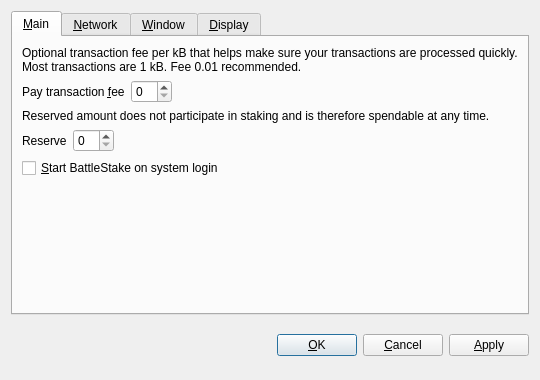
<?xml version="1.0" encoding="UTF-8"?>
<ui version="4.0">
 <class>OptionsDialog</class>
 <widget class="QDialog" name="OptionsDialog">
  <property name="geometry">
   <rect>
    <x>0</x>
    <y>0</y>
    <width>540</width>
    <height>380</height>
   </rect>
  </property>
  <property name="windowTitle">
   <string>Options</string>
  </property>
  <property name="modal">
   <bool>true</bool>
  </property>
  <layout class="QVBoxLayout" name="verticalLayout">
   <item>
    <widget class="QTabWidget" name="tabWidget">
     <property name="tabPosition">
      <enum>QTabWidget::North</enum>
     </property>
     <property name="currentIndex">
      <number>0</number>
     </property>
     <widget class="QWidget" name="tabMain">
      <attribute name="title">
       <string>&amp;Main</string>
      </attribute>
      <layout class="QVBoxLayout" name="verticalLayout_Main">
       <item>
        <widget class="QLabel" name="transactionFeeInfoLabel">
         <property name="text">
          <string>Optional transaction fee per kB that helps make sure your transactions are processed quickly. Most transactions are 1 kB. Fee 0.01 recommended.</string>
         </property>
         <property name="textFormat">
          <enum>Qt::PlainText</enum>
         </property>
         <property name="wordWrap">
          <bool>true</bool>
         </property>
        </widget>
       </item>
       <item>
        <layout class="QHBoxLayout" name="horizontalLayoutFee">
         <item>
          <widget class="QLabel" name="transactionFeeLabel">
           <property name="text">
            <string>Pay transaction &amp;fee</string>
           </property>
           <property name="textFormat">
            <enum>Qt::PlainText</enum>
           </property>
           <property name="buddy">
            <cstring>transactionFee</cstring>
           </property>
          </widget>
         </item>
         <item>
          <widget class="BitcoinAmountField" name="transactionFee"/>
         </item>
         <item>
          <spacer name="horizontalSpacerFee">
           <property name="orientation">
            <enum>Qt::Horizontal</enum>
           </property>
           <property name="sizeHint" stdset="0">
            <size>
             <width>40</width>
             <height>20</height>
            </size>
           </property>
          </spacer>
         </item>
        </layout>
       </item>
       <item>
        <widget class="QLabel" name="reserveBalanceInfoLabel">
         <property name="text">
          <string>Reserved amount does not participate in staking and is therefore spendable at any time.</string>
         </property>
         <property name="textFormat">
          <enum>Qt::PlainText</enum>
         </property>
         <property name="wordWrap">
          <bool>true</bool>
         </property>
        </widget>
       </item>
       <item>
        <layout class="QHBoxLayout" name="horizontalLayoutReserveBalance">
         <item>
          <widget class="QLabel" name="reserveBalanceLabel">
           <property name="text">
            <string>Reserve</string>
           </property>
           <property name="textFormat">
            <enum>Qt::PlainText</enum>
           </property>
           <property name="buddy">
            <cstring>reserveBalance</cstring>
           </property>
          </widget>
         </item>
         <item>
          <widget class="BitcoinAmountField" name="reserveBalance"/>
         </item>
         <item>
          <spacer name="horizontalSpacerReserveBalance">
           <property name="orientation">
            <enum>Qt::Horizontal</enum>
           </property>
           <property name="sizeHint" stdset="0">
            <size>
             <width>40</width>
             <height>20</height>
            </size>
           </property>
          </spacer>
         </item>
        </layout>
       </item>
       <item>
        <widget class="QCheckBox" name="bitcoinAtStartup">
         <property name="toolTip">
          <string>Automatically start BattleStake after logging in to the system.</string>
         </property>
         <property name="text">
          <string>&amp;Start BattleStake on system login</string>
         </property>
        </widget>
       </item>
       <item>
        <spacer name="verticalSpacer_Main">
         <property name="orientation">
          <enum>Qt::Vertical</enum>
         </property>
         <property name="sizeHint" stdset="0">
          <size>
           <width>20</width>
           <height>40</height>
          </size>
         </property>
        </spacer>
       </item>
      </layout>
     </widget>
     <widget class="QWidget" name="tabNetwork">
      <attribute name="title">
       <string>&amp;Network</string>
      </attribute>
      <layout class="QVBoxLayout" name="verticalLayout_Network">
       <item>
        <widget class="QCheckBox" name="mapPortUpnp">
         <property name="toolTip">
          <string>Automatically open the BattleStake client port on the router. This only works when your router supports UPnP and it is enabled.</string>
         </property>
         <property name="text">
          <string>Map port using &amp;UPnP</string>
         </property>
        </widget>
       </item>
       <item>
        <widget class="QCheckBox" name="connectSocks">
         <property name="toolTip">
          <string>Connect to the BattleStake network through a SOCKS proxy (e.g. when connecting through Tor).</string>
         </property>
         <property name="text">
          <string>&amp;Connect through SOCKS proxy:</string>
         </property>
        </widget>
       </item>
       <item>
        <layout class="QHBoxLayout" name="horizontalLayout_Network">
         <item>
          <widget class="QLabel" name="proxyIpLabel">
           <property name="text">
            <string>Proxy &amp;IP:</string>
           </property>
           <property name="textFormat">
            <enum>Qt::PlainText</enum>
           </property>
           <property name="buddy">
            <cstring>proxyIp</cstring>
           </property>
          </widget>
         </item>
         <item>
          <widget class="QValidatedLineEdit" name="proxyIp">
           <property name="maximumSize">
            <size>
             <width>140</width>
             <height>16777215</height>
            </size>
           </property>
           <property name="toolTip">
            <string>IP address of the proxy (e.g. 127.0.0.1)</string>
           </property>
          </widget>
         </item>
         <item>
          <widget class="QLabel" name="proxyPortLabel">
           <property name="text">
            <string>&amp;Port:</string>
           </property>
           <property name="textFormat">
            <enum>Qt::PlainText</enum>
           </property>
           <property name="buddy">
            <cstring>proxyPort</cstring>
           </property>
          </widget>
         </item>
         <item>
          <widget class="QLineEdit" name="proxyPort">
           <property name="maximumSize">
            <size>
             <width>55</width>
             <height>16777215</height>
            </size>
           </property>
           <property name="toolTip">
            <string>Port of the proxy (e.g. 9050)</string>
           </property>
          </widget>
         </item>
         <item>
          <widget class="QLabel" name="socksVersionLabel">
           <property name="text">
            <string>SOCKS &amp;Version:</string>
           </property>
           <property name="textFormat">
            <enum>Qt::PlainText</enum>
           </property>
           <property name="buddy">
            <cstring>socksVersion</cstring>
           </property>
          </widget>
         </item>
         <item>
          <widget class="QValueComboBox" name="socksVersion">
           <property name="toolTip">
            <string>SOCKS version of the proxy (e.g. 5)</string>
           </property>
          </widget>
         </item>
         <item>
          <spacer name="horizontalSpacer_Network">
           <property name="orientation">
            <enum>Qt::Horizontal</enum>
           </property>
           <property name="sizeHint" stdset="0">
            <size>
             <width>40</width>
             <height>20</height>
            </size>
           </property>
          </spacer>
         </item>
        </layout>
       </item>
       <item>
        <spacer name="verticalSpacer_Network">
         <property name="orientation">
          <enum>Qt::Vertical</enum>
         </property>
         <property name="sizeHint" stdset="0">
          <size>
           <width>20</width>
           <height>40</height>
          </size>
         </property>
        </spacer>
       </item>
      </layout>
     </widget>
     <widget class="QWidget" name="tabWindow">
      <attribute name="title">
       <string>&amp;Window</string>
      </attribute>
      <layout class="QVBoxLayout" name="verticalLayout_Window">
       <item>
        <widget class="QCheckBox" name="minimizeToTray">
         <property name="toolTip">
          <string>Show only a tray icon after minimizing the window.</string>
         </property>
         <property name="text">
          <string>&amp;Minimize to the tray instead of the taskbar</string>
         </property>
        </widget>
       </item>
       <item>
        <widget class="QCheckBox" name="minimizeOnClose">
         <property name="toolTip">
          <string>Minimize instead of exit the application when the window is closed. When this option is enabled, the application will be closed only after selecting Quit in the menu.</string>
         </property>
         <property name="text">
          <string>M&amp;inimize on close</string>
         </property>
        </widget>
       </item>
       <item>
        <spacer name="verticalSpacer_Window">
         <property name="orientation">
          <enum>Qt::Vertical</enum>
         </property>
         <property name="sizeHint" stdset="0">
          <size>
           <width>20</width>
           <height>40</height>
          </size>
         </property>
        </spacer>
       </item>
      </layout>
     </widget>
     <widget class="QWidget" name="tabDisplay">
      <attribute name="title">
       <string>&amp;Display</string>
      </attribute>
      <layout class="QVBoxLayout" name="verticalLayout_Display">
       <item>
        <layout class="QHBoxLayout" name="horizontalLayout_1_Display">
         <item>
          <widget class="QLabel" name="langLabel">
           <property name="text">
            <string>User Interface &amp;language:</string>
           </property>
           <property name="textFormat">
            <enum>Qt::PlainText</enum>
           </property>
           <property name="buddy">
            <cstring>lang</cstring>
           </property>
          </widget>
         </item>
         <item>
          <widget class="QValueComboBox" name="lang">
           <property name="toolTip">
            <string>The user interface language can be set here. This setting will take effect after restarting BattleStake.</string>
           </property>
          </widget>
         </item>
        </layout>
       </item>
       <item>
        <layout class="QHBoxLayout" name="horizontalLayout_2_Display">
         <item>
          <widget class="QLabel" name="unitLabel">
           <property name="text">
            <string>&amp;Unit to show amounts in:</string>
           </property>
           <property name="textFormat">
            <enum>Qt::PlainText</enum>
           </property>
           <property name="buddy">
            <cstring>unit</cstring>
           </property>
          </widget>
         </item>
         <item>
          <widget class="QValueComboBox" name="unit">
           <property name="toolTip">
            <string>Choose the default subdivision unit to show in the interface and when sending coins.</string>
           </property>
          </widget>
         </item>
        </layout>
       </item>
       <item>
        <widget class="QCheckBox" name="displayAddresses">
         <property name="toolTip">
          <string>Whether to show BattleStake addresses in the transaction list or not.</string>
         </property>
         <property name="text">
          <string>&amp;Display addresses in transaction list</string>
         </property>
        </widget>
       </item>
       <item>
        <widget class="QCheckBox" name="coinControlFeatures">
         <property name="toolTip">
          <string>Whether to show coin control features or not.</string>
         </property>
         <property name="text">
          <string>Display coin &amp;control features (experts only!)</string>
         </property>
        </widget>
       </item>
       <item>
        <spacer name="verticalSpacer_Display">
         <property name="orientation">
          <enum>Qt::Vertical</enum>
         </property>
         <property name="sizeHint" stdset="0">
          <size>
           <width>20</width>
           <height>40</height>
          </size>
         </property>
        </spacer>
       </item>
      </layout>
     </widget>
    </widget>
   </item>
   <item>
    <layout class="QHBoxLayout" name="horizontalLayout_Buttons">
     <item>
      <spacer name="horizontalSpacer_1">
       <property name="orientation">
        <enum>Qt::Horizontal</enum>
       </property>
       <property name="sizeHint" stdset="0">
        <size>
         <width>40</width>
         <height>48</height>
        </size>
       </property>
      </spacer>
     </item>
     <item>
      <widget class="QLabel" name="statusLabel">
       <property name="font">
        <font>
         <weight>75</weight>
         <bold>true</bold>
        </font>
       </property>
       <property name="text">
        <string/>
       </property>
       <property name="textFormat">
        <enum>Qt::PlainText</enum>
       </property>
       <property name="wordWrap">
        <bool>true</bool>
       </property>
      </widget>
     </item>
     <item>
      <spacer name="horizontalSpacer_2">
       <property name="orientation">
        <enum>Qt::Horizontal</enum>
       </property>
       <property name="sizeHint" stdset="0">
        <size>
         <width>40</width>
         <height>48</height>
        </size>
       </property>
      </spacer>
     </item>
     <item>
      <widget class="QPushButton" name="okButton">
       <property name="text">
        <string>&amp;OK</string>
       </property>
      </widget>
     </item>
     <item>
      <widget class="QPushButton" name="cancelButton">
       <property name="text">
        <string>&amp;Cancel</string>
       </property>
       <property name="autoDefault">
        <bool>false</bool>
       </property>
      </widget>
     </item>
     <item>
      <widget class="QPushButton" name="applyButton">
       <property name="text">
        <string>&amp;Apply</string>
       </property>
       <property name="autoDefault">
        <bool>false</bool>
       </property>
      </widget>
     </item>
    </layout>
   </item>
  </layout>
 </widget>
 <customwidgets>
  <customwidget>
   <class>BitcoinAmountField</class>
   <extends>QSpinBox</extends>
   <header>bitcoinamountfield.h</header>
  </customwidget>
  <customwidget>
   <class>QValueComboBox</class>
   <extends>QComboBox</extends>
   <header>qvaluecombobox.h</header>
  </customwidget>
  <customwidget>
   <class>QValidatedLineEdit</class>
   <extends>QLineEdit</extends>
   <header>qvalidatedlineedit.h</header>
  </customwidget>
 </customwidgets>
 <resources/>
 <connections/>
</ui>
